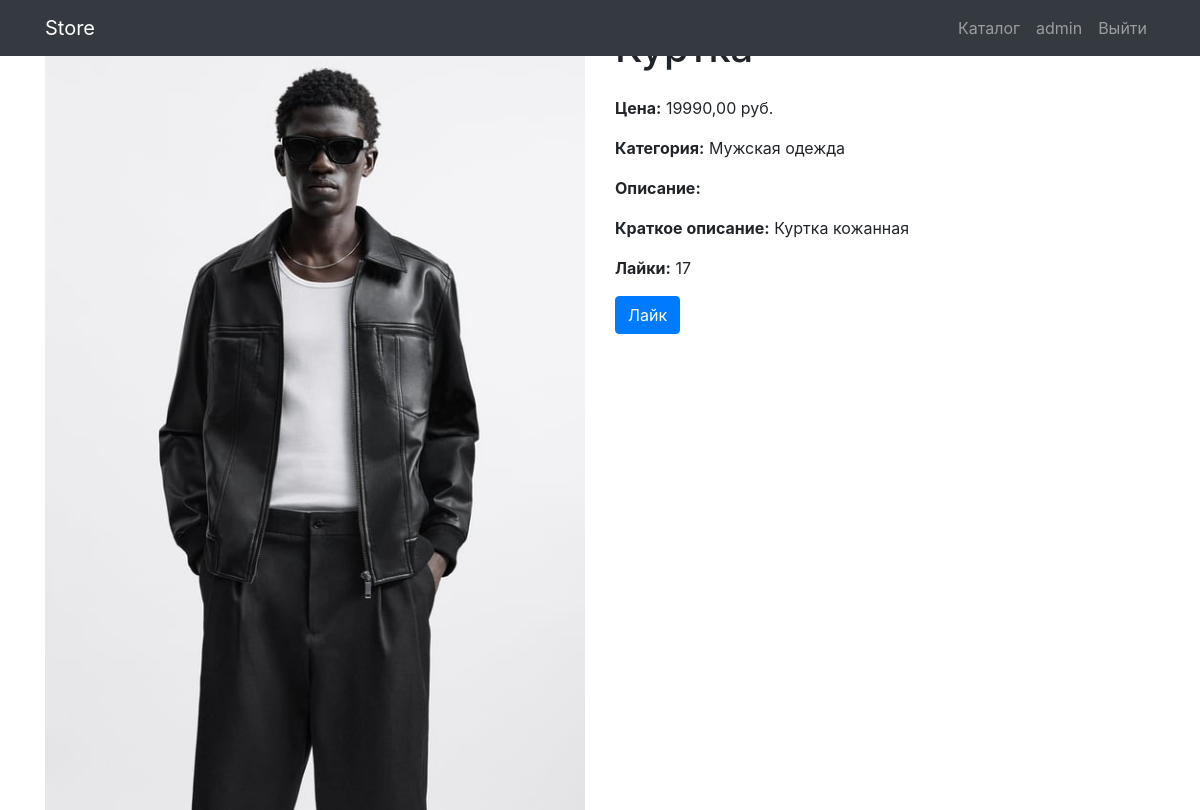
The app's page /products/products/detail/4/ (signed in) with its own data.
### users/models.py (models this page shows)
class User(AbstractUser):
    image = models.ImageField(
        upload_to='users_images',
        blank=True,
)

### products/models.py (models this page shows, shortened)
class Product(models.Model):
    name = models.CharField(
        max_length=256
    )
    image = models.ImageField(
        upload_to='products_images'
    )
    description = models.TextField(
        blank=True
    )
    short_description = models.CharField(
        max_length=64,
        blank=True
    )
    price = models.DecimalField(
        max_digits=8,
        decimal_places=2,
        default=0
    )
    quantity = models.PositiveIntegerField(
        default=0
    )
    category = models.ForeignKey(
        ProductCategory,
        on_delete=models.PROTECT
    )
    likes = models.PositiveIntegerField(
        default=0
    )
    class Meta:
        verbose_name = 'Продукт'
        verbose_name_plural = 'Продукты'

class ProductCategory(models.Model):
    name = models.CharField(
        max_length=64,
        unique=True
    )
    description = models.TextField(
        blank=True
    )
    class Meta:
        verbose_name = 'Категория'
        verbose_name_plural = 'Категории'
    def __str__(self):
        return self.name

### products/views.py (the view)
def product_detail(request, product_id):
    product = Product.objects.get(pk=product_id)
    return render(request, 'products/product_detail.html', {'product': product})

### products/templates/products/product_detail.html
{% extends 'products/base.html' %}
{% load static %}
{% block content %}
<div class="container">
    <div class="row">
        <div class="col-lg-6">
            <img src="{{ product.image.url }}" class="img-fluid" alt="{{ product.name }}">
        </div>
        <div class="col-lg-6">
            <h1 class="my-4">{{ product.name }}</h1>
            <p><strong>Цена:</strong> {{ product.price }} руб.</p>
            <p><strong>Категория:</strong> {{ product.category }}</p>
            <p><strong>Описание:</strong> {{ product.description }}</p>
            <p><strong>Краткое описание:</strong> {{ product.short_description }}</p>
            <p><strong>Лайки:</strong> {{ product.likes }}</p>
            <a href="{% url 'products:like_product' product.id %}" class="btn btn-primary">Лайк</a>
        </div>
    </div>
</div>
{% endblock %}

### products/templates/products/base.html (shortened to what this page needs)
{% load static %}
<!DOCTYPE html>
<html lang="en">
<head>
    <link href="{% static 'vendor/bootstrap/css/bootstrap.min.css' %}" rel="stylesheet">
</head>
<body>
<nav class="navbar navbar-expand-lg navbar-dark bg-dark fixed-top">
    <div class="container">
        <a class="navbar-brand" href="{% url 'index' %}">Store</a>
        <div class="collapse navbar-collapse" id="navbarResponsive">
            <ul class="navbar-nav ml-auto">
                <li class="nav-item">
                    <a class="nav-link" href="{% url 'products:index' %}">Каталог  </a>
                </li>
                {% if user.is_authenticated %}
                    <li class="nav-item">
                        <a class="nav-link" href="{% url 'users:profile' %}"> {{ user.username }}
                        </a>
                    </li>
                    <li class="nav-item">
                        <a class="nav-link" href="{% url 'users:logout' %}">Выйти </a>
                    </li>
                {% else %}
                    <li class="nav-item">
                        <a class="nav-link" href="{% url 'users:login' %}">Войти <i class="fas fa-sign-in-alt"></i></a>
                    </li>
                {% endif %}
            </ul>
        </div>
    </div>
</nav>
{% block content %} {% endblock %}
</body>
</html>

### records on screen
User: username "admin"
Product: image (picture), price "19990,00", category "Мужская одежда", short_description "Куртка кожанная", likes "17"
